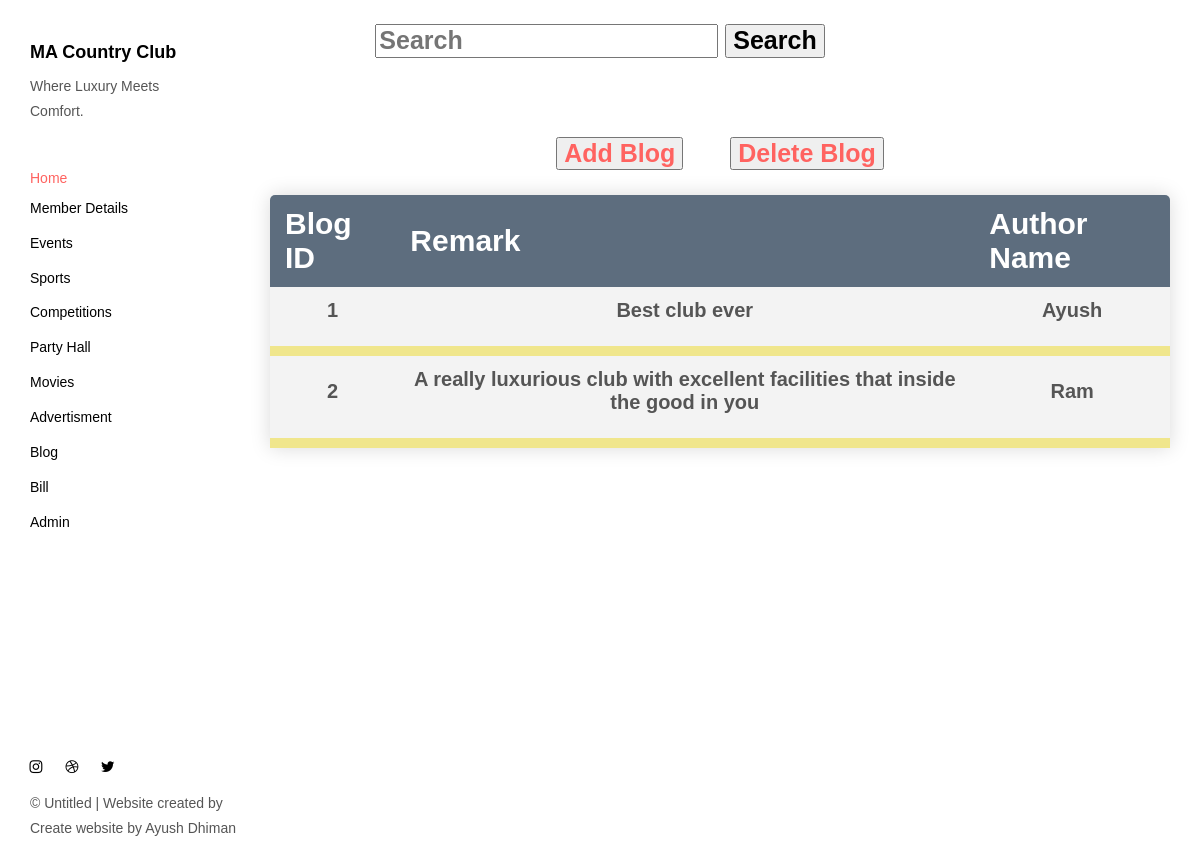
The app's page /AppBody/blog.php with its own data.
### tables this page shows
CREATE TABLE `blog` (
  `authorname` char(50) DEFAULT NULL,
  `memberID` varchar(50) DEFAULT NULL,
  `remark` longtext DEFAULT NULL,
  `stars` varchar(10) DEFAULT NULL,
  `blogID` varchar(50) NOT NULL
);

### AppBody/blog.php (the view, shortened to what this page needs)
<head>
<link href="./main.82cfd66e.css" rel="stylesheet"></head>
<body background="../ResourcesNEW/blogback.jpg" style=" background-position: center;
  background-repeat: no-repeat;
  background-size: cover;">
<h1 style="text-align:center; font-size:25px;font-family: Calibri, Helvetica, sans-serif;" >
<form action="searchblog.php" method="POST">
    <input type="text" name="search" placeholder="Search">
	<button type="submit" name="submit-search" size="100%">Search</button>
</form>
</h1>
<body>
<header class="">
  <nav class="sidebar">
    <div class="navbar-collapse" id="navbar-collapse">
      <div class="site-header hidden-xs">
          <a class="site-brand" href="./index.html" title="">
            MA Country Club
          </a>
        <p>Where Luxury Meets Comfort.</p>
      </div>
      <ul class="nav">
    <a href="../admin.php" title="">Home</a></li>
        <li><a href="./memberdetails.php" title="">Member Details</a></li>
        <li><a href="./events.php" title="">Events</a></li>
        <li><a href="./sports.php" title="">Sports</a></li>
        <li><a href="./competitions.php" title="">Competitions</a></li>
        <li><a href="./partyhall.php" title="">Party Hall</a></li>
        <li><a href="./movies.php" title="">Movies</a></li>
        <li><a href="./advertisment.php" title="">Advertisment</a></li>
        <li><a href="./blog.php" title="">Blog</a></li>
        <li><a href="./monthbill.php" title="">Bill</a></li>
        <li><a href="./admindetails.php" title="">Admin</a></li>
      </ul>
      <nav class="nav-footer">
        <p class="nav-footer-social-buttons">
          <a class="fa-icon" href="https://www.instagram.com/ayush.dhiman_" title="">
            <i class="fa fa-instagram"></i>
          </a>
          <a class="fa-icon" href="https://dribbble.com/" title="">
            <i class="fa fa-dribbble"></i>
          </a>
          <a class="fa-icon" href="https://twitter.com/" title="">
            <i class="fa fa-twitter"></i>
          </a>
        </p>
        <p>© Untitled | Website created by Create website by Ayush Dhiman</a>
      </nav>
    </div>
  </nav>
</header>
<main class="" id="main-collapse">
<h1 style="text-align:center; font-size:25px;font-family: Calibri, Helvetica, sans-serif;">
<a href="addblog.php" style ="margin:20px; margin-top:1px; text-align:right; font-size:25px;font-family: Calibri, Helvetica, sans-serif;">
  <button type="submit" name="submit-add" size="100%">Add Blog</button>
  </a>
<a href="blogdelete.php" style =" margin:20px;margin-top:1px; text-align:right; font-size:25px;font-family: Calibri, Helvetica, sans-serif;">
  <button type="submit" name="submit-del" size="100%">Delete Blog</button>
   </a>
  </h1>
<p style="text-align:center; font-size:25px;font-family: Calibri, Helvetica, sans-serif;" >
<?php
$server="localhost";
$username="root";
$password="";
$dbname="login";
$conn =mysqli_connect($server,$username,$password,$dbname);
?>
<div class="article-container">
    <?php
	   $sql="SELECT * FROM  blog";
	   $result=mysqli_query($conn,$sql);
	   $queryResults =mysqli_num_rows($result);
	   if($queryResults >0){
    echo "
      <table style='text-align:center;border-collapse: collapse;margin: 25px 0; font-size: 30px;min-width: 400px;border-radius: 5px 5px 0 0;overflow: hidden;box-shadow: 0 0 20px rgba(0, 0, 0, 0.15);'>
     <tr style='color:white ;background-color: #5D6D7E ;text-align: left;font-weight: bold;padding: 12px 15px;'>
                <th style='padding: 12px 15px;'>Blog ID</th>
                <th style='padding: 12px 15px;'>Remark</th>
                <th style='padding: 12px 15px;'>Author Name</th>
				</tr>
     ";
	   while($row = mysqli_fetch_assoc($result)){
            echo "<div>
                <tr style='font-size: 20px;font-size: 20px;background-color: #f3f3f3; border-bottom: 10px solid khaki;font-weight: bold;'>
                <td style='padding: 12px 15px;'><p>".$row['blogID']."</p></td>
                <td style='padding: 12px 15px;'><p>".$row['remark']."</p></td>
                <td style='padding: 12px 15px;'><p>".$row['authorname']."</p></td>
                 </tr>
	          </div>";
			}
		 }
	  ?>
    </p>
</body>
</html>

### records on screen
blog: blogID "1", remark "Best club ever", authorname "Ayush"
blog: blogID "2", remark "A really luxurious club with excellent facilities that inside the good in you", authorname "Ram"
